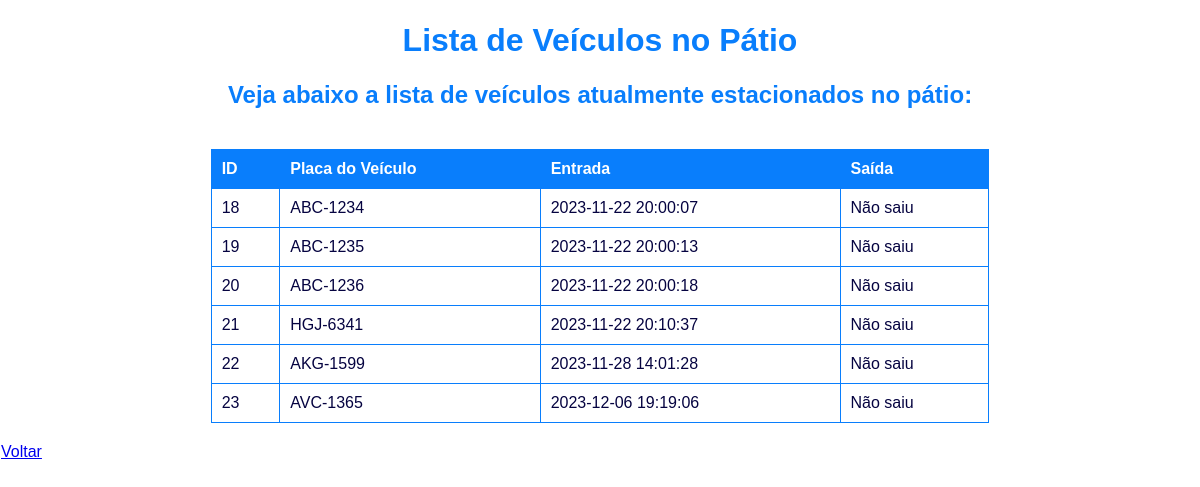
The app's page /listadepatio.php with its own data.
### tables this page shows
CREATE TABLE `carros` (
  `id` int(11) NOT NULL,
  `placa` varchar(20) DEFAULT NULL,
  `entrada` datetime DEFAULT NULL,
  `saida` datetime DEFAULT NULL,
  `created_at` timestamp NOT NULL DEFAULT current_timestamp(),
  `updated_at` timestamp NOT NULL DEFAULT current_timestamp() ON UPDATE current_timestamp()
);

### read.php (the view, shortened to what this page needs)
<?php
include 'connection.php';
$sql = "SELECT * FROM carros";
$result = $mysqli->query($sql);
echo '<!DOCTYPE html>';
echo '<html lang="pt-br">';
echo '<head>';
echo '</head>';
echo '<body>';
echo '<h1>Lista de Veículos no Pátio</h1>';
echo '<h2>Veja abaixo a lista de veículos atualmente estacionados no pátio:</h2>';
if ($result->num_rows > 0) {
    echo '<table>';
    echo '<tr>';
    echo '<th>ID</th>';
    echo '<th>Placa do Veículo</th>';
    echo '<th>Entrada</th>';
    echo '<th>Saída</th>';
    echo '</tr>';
    while ($row = $result->fetch_assoc()) {
        echo '<tr>';
        echo '<td>' . $row['id'] . '</td>';
        echo '<td>' . $row['placa'] . '</td>';
        echo '<td>' . (isset($row['entrada']) ? $row['entrada'] : 'Não registrado') . '</td>';
        if (isset($row['saida'])) {
            echo '<td>' . $row['saida'] . '</td>';
            echo '<td><a href="delete.php?id=' . $row['id'] . '" class="botao-excluir">Excluir Veículo</a></td>';
        } else {
            echo '<td>Não saiu</td>';
        }
        echo '</tr>';
    }
    echo '</table>';
} else {
    echo 'Nenhum veículo estacionado.';
}
echo '</body>';
echo '</html>';
?>

### records on screen
carros: id "18", placa "ABC-1234", entrada "2023-11-22 20:00:07", shows "Não saiu"
carros: id "19", placa "ABC-1235", entrada "2023-11-22 20:00:13", shows "Não saiu"
carros: id "20", placa "ABC-1236", entrada "2023-11-22 20:00:18", shows "Não saiu"
carros: id "21", placa "HGJ-6341", entrada "2023-11-22 20:10:37", shows "Não saiu"
carros: id "22", placa "AKG-1599", entrada "2023-11-28 14:01:28", shows "Não saiu"
carros: id "23", placa "AVC-1365", entrada "2023-12-06 19:19:06", shows "Não saiu"
